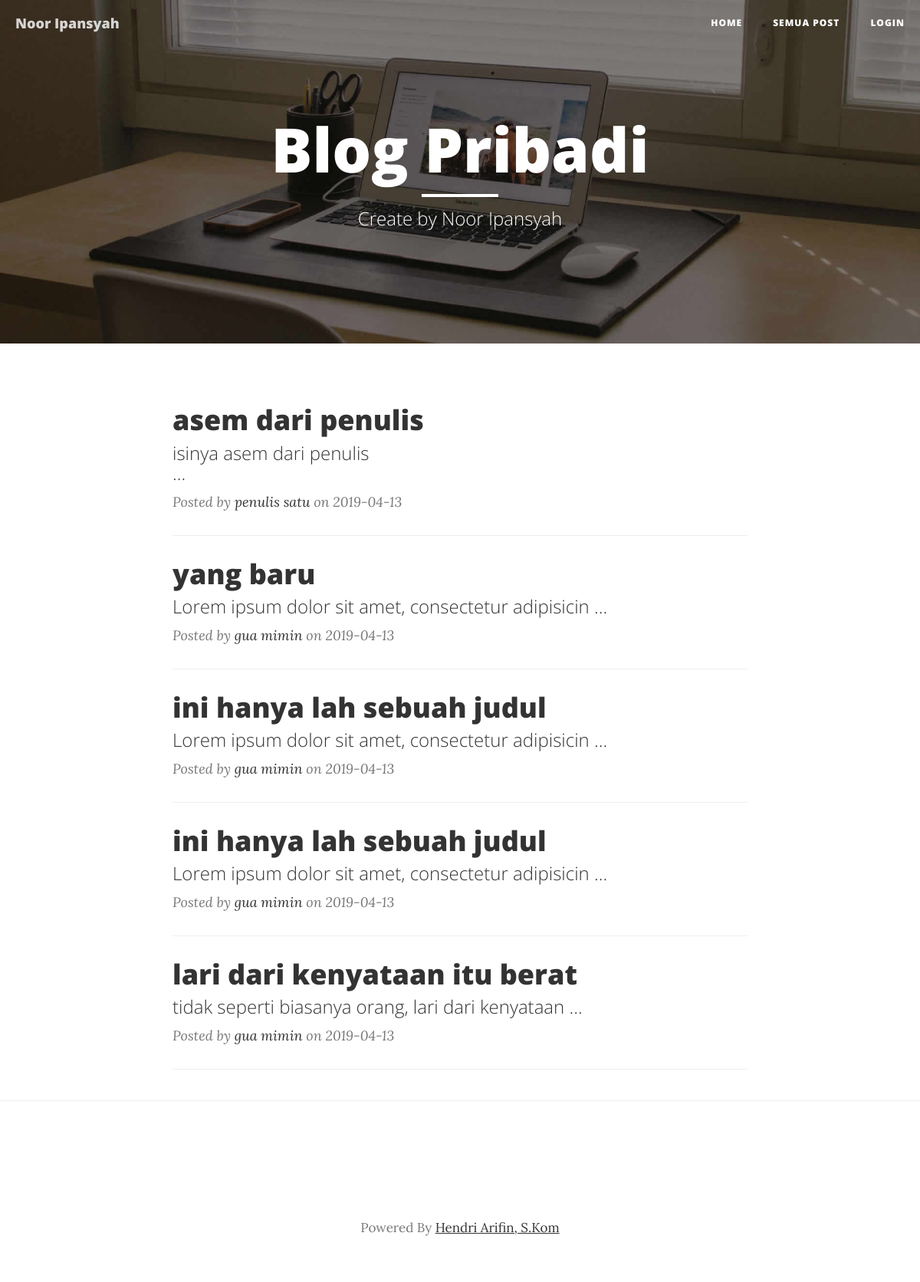
Page /index.php/blog/semuaPost on the earlier database version.
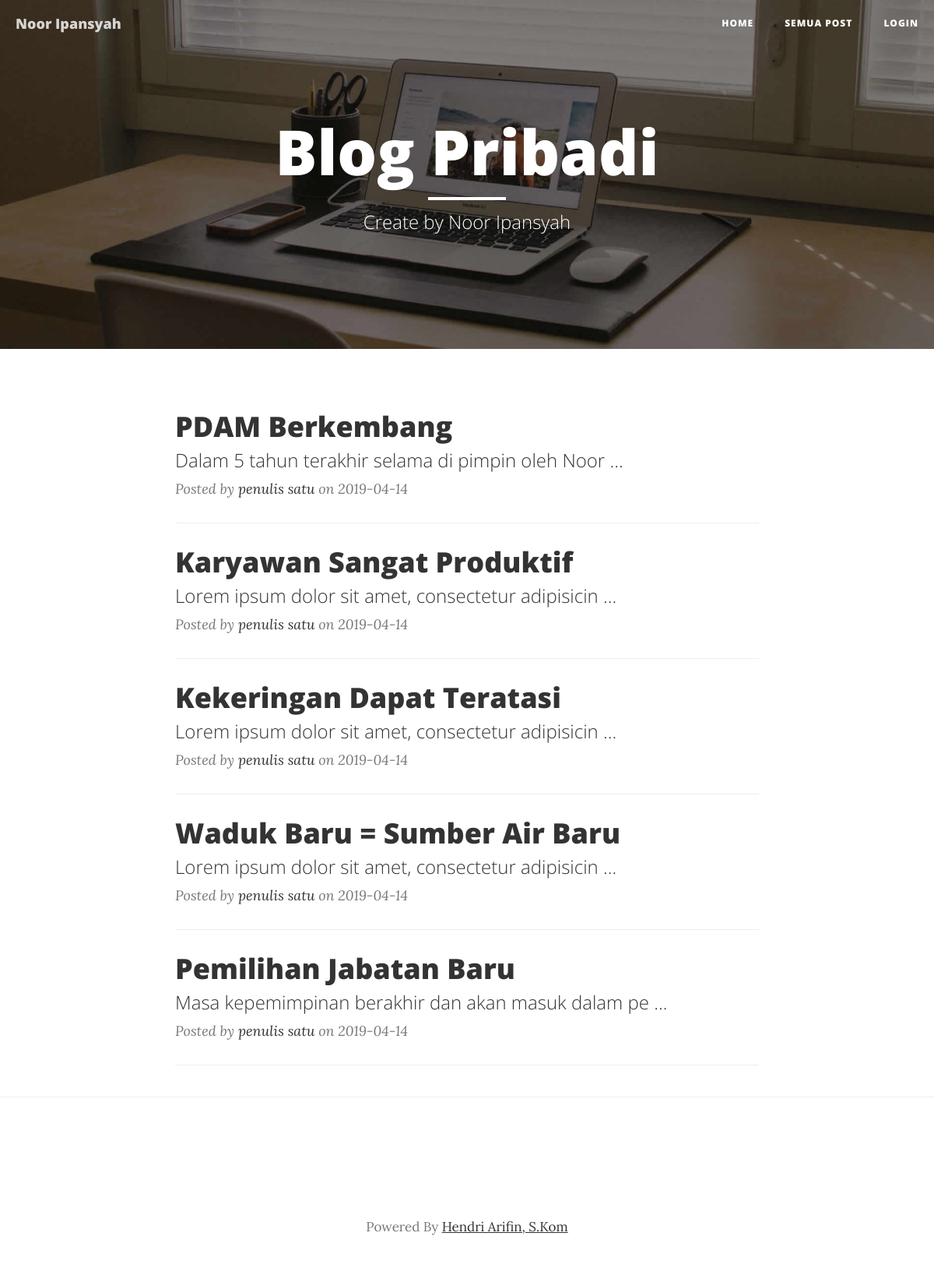
Same page on the later database version.
### tables this page shows
CREATE TABLE `post` (
  `id_post` int(11) NOT NULL,
  `id_penulis` int(11) NOT NULL,
  `judul` varchar(255) NOT NULL,
  `isi` longtext NOT NULL,
  `seo_url` varchar(255) NOT NULL,
  `tgl_publish` date NOT NULL,
  `status_delete` enum('0','1') NOT NULL DEFAULT '0'
);

CREATE TABLE `user` (
  `id` int(11) NOT NULL,
  `nama` varchar(255) NOT NULL,
  `username` varchar(255) NOT NULL,
  `password` char(250) NOT NULL,
  `level` enum('administrator','penulis') NOT NULL,
  `tgl_buat` date NOT NULL
);

### application/core/MY_Controller.php (called while the page is built)
<?php defined('BASEPATH') OR exit('No direct script access allowed');
class MY_Controller extends CI_Controller {
	function pages($content, $data = NULL){
        $data['contentnya'] = $this->load->view($content, $data, TRUE);
        $this->load->view('template', $data);
    }
}

### application/controllers/Blog.php (called while the page is built, shortened)
<?php
class Blog extends MY_Controller {
	public function semuaPost()
	{
		$data['posts'] = $this->blog_model->getAllPosts();
		$data['semua'] = true;
		$this->pages('welcome', $data);
	}
}

### index.php (called while the page is built, shortened)
<?php
require_once BASEPATH.'core/CodeIgniter.php';

### application/models/Blog_model.php (called while the page is built, shortened)
<?php
	class Blog_model extends CI_model
	{
    function getAllPosts()
    {
      $this->db->select('*');
      $this->db->from('post');
      $this->db->join('user', 'post.id_penulis = user.id');
			$this->db->where('status_delete', '0');
      $this->db->order_by('id_post', 'DESC');
      $query = $this->db->get();
			return $query->result();
    }
  }

### application/views/welcome.php (the view, shortened to what this page needs)
<header class="intro-header" style="background-image: url('<?php echo base_url('assets/img/home-bg.jpg') ?>')">
    <div class="container">
        <div class="row">
            <div class="col-lg-8 col-lg-offset-2 col-md-10 col-md-offset-1">
                <div class="site-heading">
                    <h1>Blog Pribadi</h1>
                    <hr class="small">
                    <span class="subheading">Create by Noor Ipansyah</span>
                </div>
            </div>
        </div>
    </div>
</header>
<div class="container">
    <div class="row">
        <div class="col-lg-8 col-lg-offset-2 col-md-10 col-md-offset-1">
          <?php foreach ($posts as $post): ?>
            <div class="post-preview">
                <a href="<?= base_url('blog/post/'.$post->seo_url.'/'); ?>">
                    <h2 class="post-title">
                        <?= $post->judul ?>
                    </h2>
                    <h3 class="post-subtitle">
                        <?= substr($post->isi, 0, 50); ?> ...
                    </h3>
                </a>
                <p class="post-meta">Posted by <a href="#"><?= $post->nama ?></a> on <?= $post->tgl_publish ?></p>
            </div>
            <hr>
          <?php endforeach; ?>
        </div>
    </div>
</div>

### application/views/template.php (shortened to what this page needs)
<!DOCTYPE html>
<html lang="en">
    <head>
        <link href="<?php echo base_url('assets/vendor/bootstrap/css/bootstrap.min.css'); ?>" rel="stylesheet">
        <link href="<?php echo base_url('assets/css/clean-blog.min.css') ?>" rel="stylesheet">
        <link href="<?php echo base_url('assets/vendor/font-awesome/css/font-awesome.min.css') ?>" rel="stylesheet" type="text/css">
    </head>
    <body>
        <nav class="navbar navbar-default navbar-custom navbar-fixed-top">
            <div class="container-fluid">
                <div class="navbar-header page-scroll">
                    <a class="navbar-brand" href="./">Noor Ipansyah</a>
                </div>
                <div class="collapse navbar-collapse" id="bs-example-navbar-collapse-1">
                    <ul class="nav navbar-nav navbar-right">
                        <li>
                            <a href="<?= base_url(); ?>">Home</a>
                        </li>
                        <li>
                            <a href="<?= base_url('blog/semuaPost'); ?>">Semua Post</a>
                        </li>
                        <li>
                            <a href="<?= base_url('blog-admin'); ?>">Login</a>
                        </li>
                    </ul>
                </div>
            </div>
        </nav>
        <?= $contentnya; ?>
        <hr>
        <footer>
            <div class="container">
                <div class="row">
                    <div class="col-lg-8 col-lg-offset-2 col-md-10 col-md-offset-1">
                        <ul class="list-inline text-center">
                            <li>
                                <a href="#">
                                    <span class="fa-stack fa-lg">
                                        <i class="fa fa-circle fa-stack-2x"></i>
                                        <i class="fa fa-twitter fa-stack-1x fa-inverse"></i>
                                    </span>
                                </a>
                            </li>
                            <li>
                                <a href="#">
                                    <span class="fa-stack fa-lg">
                                        <i class="fa fa-circle fa-stack-2x"></i>
                                        <i class="fa fa-facebook fa-stack-1x fa-inverse"></i>
                                    </span>
                                </a>
                            </li>
                            <li>
                                <a href="#">
                                    <span class="fa-stack fa-lg">
                                        <i class="fa fa-circle fa-stack-2x"></i>
                                        <i class="fa fa-github fa-stack-1x fa-inverse"></i>
                                    </span>
                                </a>
                            </li>
                        </ul>
                        <p class="fixed text-center text-center text-muted small pt-4">Powered By <a href="https://wa.me/6285746080544?text=Assalamualaikum%2C%20salam%20kenal%20HENDRI%20ARIFIN%2C%20S.Kom%20%F0%9F%98%81">Hendri Arifin, S.Kom</a></p>
                    </div>
                </div>
            </div>
        </footer>
    </body>
</html>

Differences in the rows shown:
removed post: judul "lari dari kenyataan itu berat", isi "tidak seperti biasanya orang, lari dari kenyataan", user.nama "gua mimin", tgl_publish "2019-04-13"
changed post: judul "asem dari penulis" → "PDAM Berkembang"; isi "isinya asem dari penulis" → "Dalam 5 tahun terakhir selama di pimpin oleh Noor"; tgl_publish "2019-04-13" → "2019-04-14"
changed post: judul "yang baru" → "Karyawan Sangat Produktif"; user.nama "gua mimin" → "penulis satu"; tgl_publish "2019-04-13" → "2019-04-14"
changed post: judul "ini hanya lah sebuah judul" → "Kekeringan Dapat Teratasi"; user.nama "gua mimin" → "penulis satu"; tgl_publish "2019-04-13" → "2019-04-14"
changed post: judul "ini hanya lah sebuah judul" → "Waduk Baru = Sumber Air Baru"; user.nama "gua mimin" → "penulis satu"; tgl_publish "2019-04-13" → "2019-04-14"
added post: judul "Pemilihan Jabatan Baru", isi "Masa kepemimpinan berakhir dan akan masuk dalam pe", user.nama "penulis satu", tgl_publish "2019-04-14"
